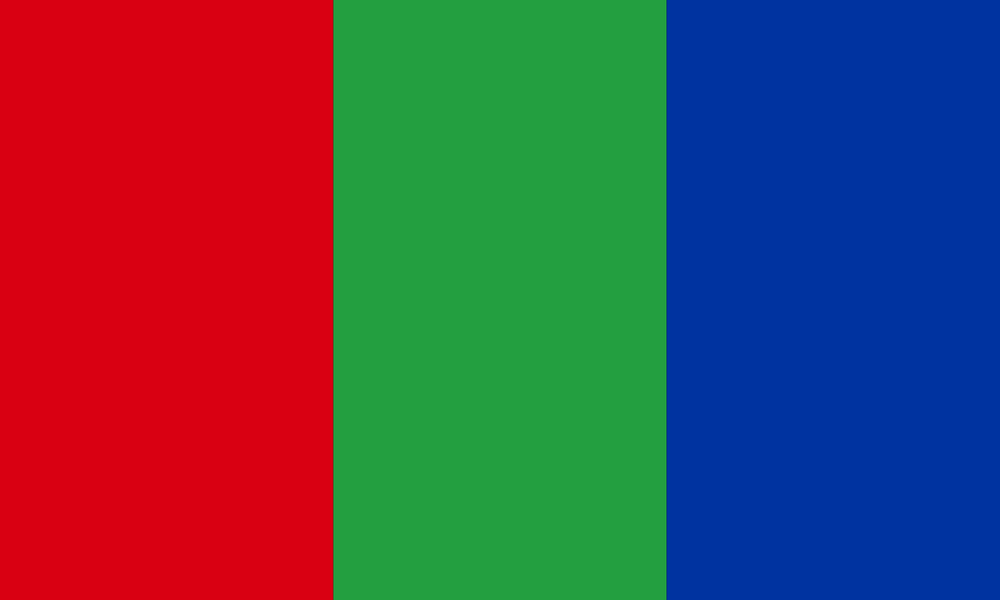
%> input picture be700_machine_learning_afan/HW3/MATLAB/default_rgb_reference.tif, 1000 x 600 px, shrunk from 1280 x 768 before the run
$ octave hw3q2c.m   (GNU Octave 9; MATLAB toolbox functions it lacks are replaced by stand-ins)
%> lines starting %> are read from the running program, lines starting %| are printed output that depends on the picture
%% Part 1
close all; clear all; clc;

A = imread('default_rgb_reference.tif');
%> A is the input picture: size 600x1000x3 uint8; mean R, G, B 84, 70, 80.7
B = double(A);

r = B(:,:,1);
r_flat = reshape(r, [], 1);
g = B(:,:,2);
g_flat = reshape(g, [], 1);
b = B(:,:,3);
b_flat = reshape(b, [], 1);

figure();
plot3(r_flat, g_flat, b_flat, 'k.','MarkerSize', 20);
title('RGB Intensity distribution for pixels in default pic');
xlabel('R');
ylabel('G');
zlabel('B');
axis([0, 255, 0, 255, 0, 255]);
grid on;
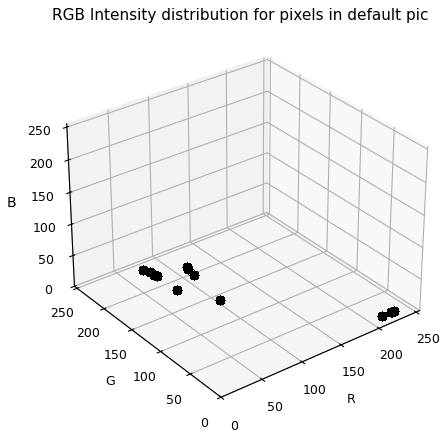
%> figure redrawn from the program's plot data
hold off;

k = 3;
X = [r_flat, g_flat, b_flat];
[idx, cent] = kmeans(X, k, 'Replicates', 10);
%> cent = [0 50.98 160; 217 0 18; 35.05 158.7 64.02]

figure();
cluster_data = struct('cluster',{}, 'rgb_data', {});
col = {'red', 'green', 'blue'};
for clust_num = 1:k
    cluster_data(clust_num).cluster = clust_num;
    rgb_data_temp = X(find(idx == clust_num),:);
    cluster_data(clust_num).rgb_data = [find(idx == clust_num), rgb_data_temp];
    plot3(rgb_data_temp(:,1), rgb_data_temp(:,2), rgb_data_temp(:,3),...
        '.', 'Color', string(col(clust_num)), 'MarkerSize', 20);
    hold on;
end
%> after the loop, cluster_data = 3 items; cluster: 1, 2, 3
title(sprintf('(k = %d)-means clustering on default pic', k));
xlabel('R');
ylabel('G');
zlabel('B');
axis([0, 255, 0, 255, 0, 255]);
grid on;
hold off;
clear clust_num;

figure();

for clust_num = 1:k
    im_data = NaN(size(A));
    r_layer = im_data(:,:,1);
    g_layer = im_data(:,:,2);
    b_layer = im_data(:,:,3);

    clust_idx = cluster_data(clust_num).rgb_data(:,1);
    r_layer(clust_idx) = r_flat(clust_idx);
    g_layer(clust_idx) = g_flat(clust_idx);
    b_layer(clust_idx) = b_flat(clust_idx);

    im_data = cat(3, r_layer, g_layer, b_layer);
    subplot(k, 1, clust_num);
    image(uint8(im_data));
    title(sprintf('Filtered layer for cluster %d',clust_num));
end
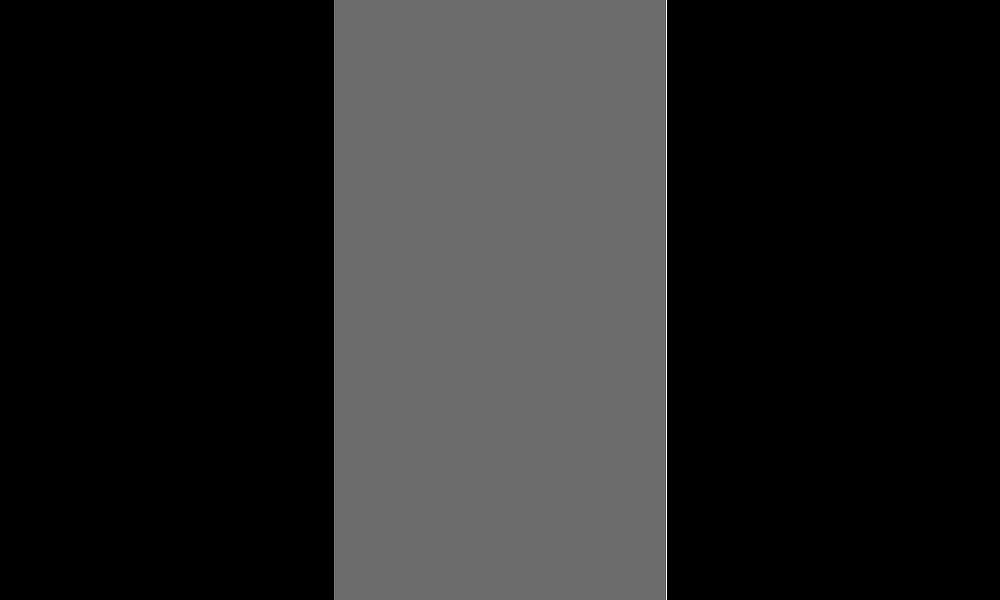
%> b_layer: size 600x1000 double; 66.6% of the values are NaN or infinite; the others: min 44, max 91, mean 64.02; drawn with min black, max white, NaN and infinite black
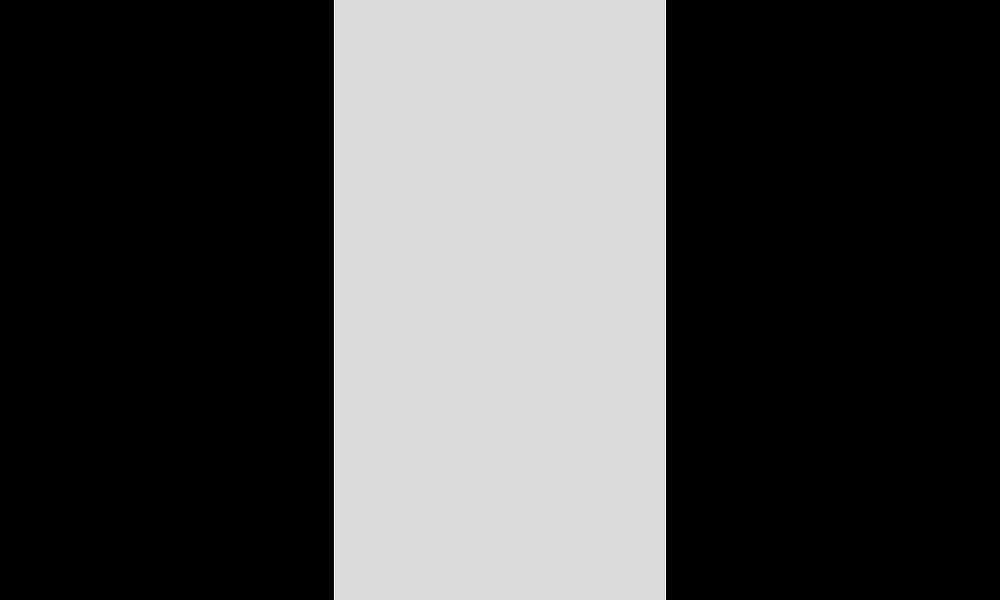
%> g_layer: size 600x1000 double; 66.6% of the values are NaN or infinite; the others: min 94, max 170, mean 158.7; drawn with min black, max white, NaN and infinite black
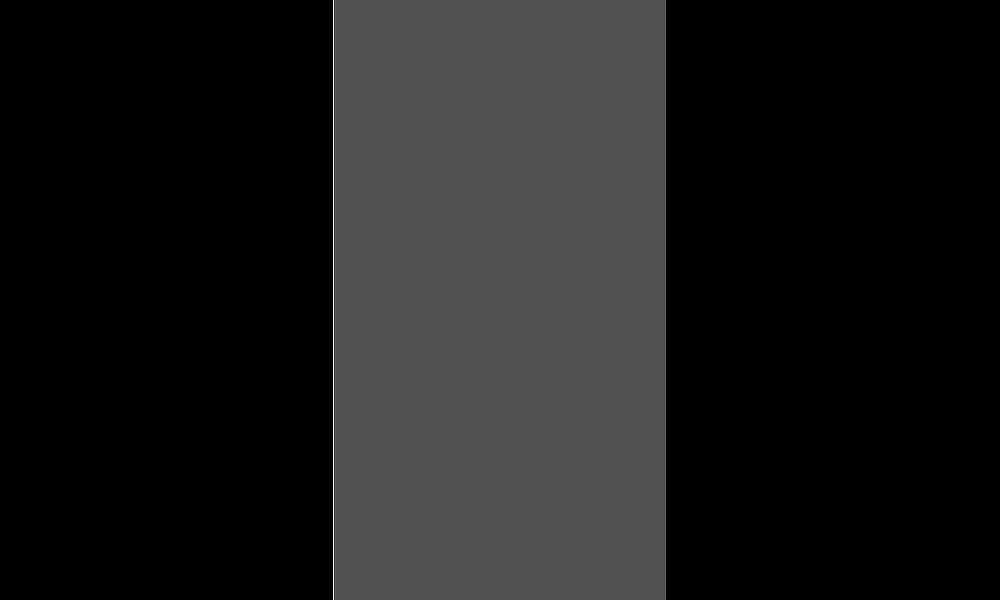
%> r_layer: size 600x1000 double; 66.6% of the values are NaN or infinite; the others: min 17, max 73, mean 35.05; drawn with min black, max white, NaN and infinite black
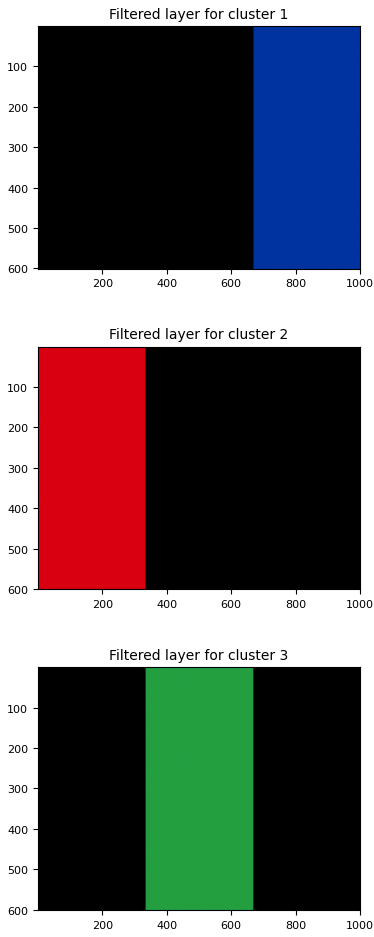
%> figure redrawn from the program's plot data, 3 panels

%% Part 2

close all; clear all; clc;

%%% Part 1
A = imread('confocal_image01.tif');
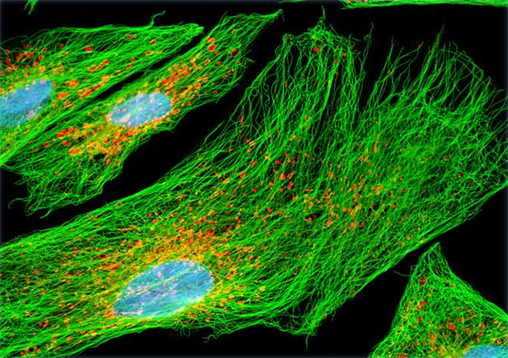
%> input picture be700_machine_learning_afan/HW3/MATLAB/confocal_image01.tif, 508 x 358 px, shrunk from 650 x 458 before the run
%> A is the input picture: size 358x508x3 uint8; mean R, G, B 34, 94.6, 17.7
B = double(A);
%> B: size 358x508x3 double

r = B(:,:,1);
%> r: size 358x508 double
r_flat = reshape(r, [], 1);
g = B(:,:,2);
%> g: size 358x508 double
g_flat = reshape(g, [], 1);
b = B(:,:,3);
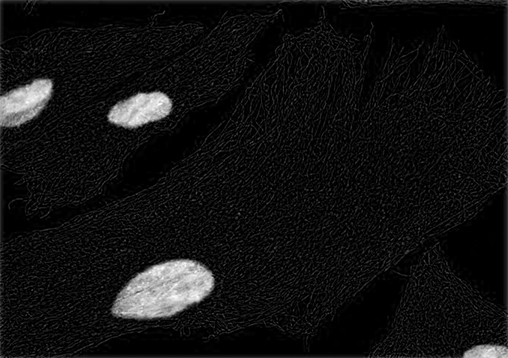
%> b: size 358x508 double; min 0, max 255, mean 17.7
b_flat = reshape(b, [], 1);

k = 4;
X = [r_flat, g_flat, b_flat];
[idx, cent] = kmeans(X, k, 'Replicates', 50);
%> cent = [6.05 23.18 4.63; 100.9 186.1 180.7; 151.8 147 19.52; 27.52 140.5 14.07]

figure();
cluster_data = struct('cluster',{}, 'rgb_data', {});
col = {'red', 'green', 'blue', 'magenta', 'cyan'};
for clust_num = 1:k
    cluster_data(clust_num).cluster = clust_num;
    rgb_data_temp = X(find(idx == clust_num),:);
    cluster_data(clust_num).rgb_data = [find(idx == clust_num), rgb_data_temp];
%> (the run ends here)
